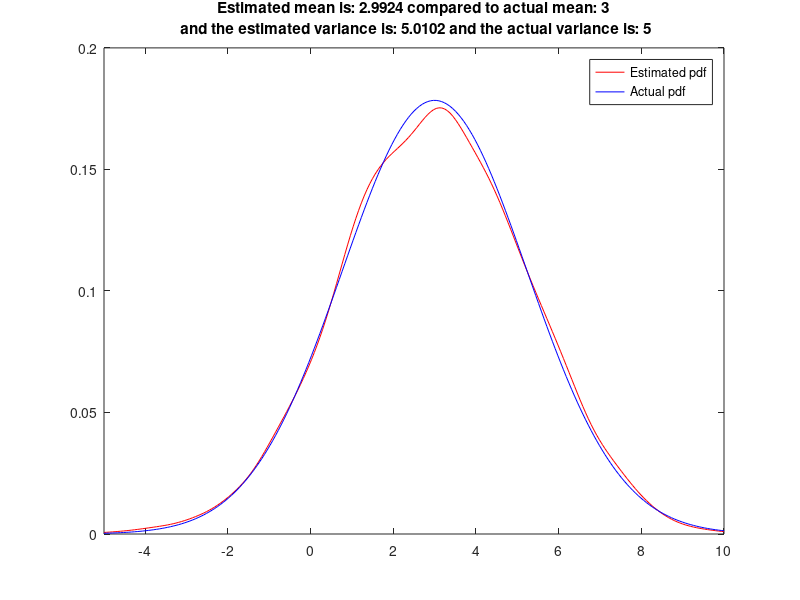
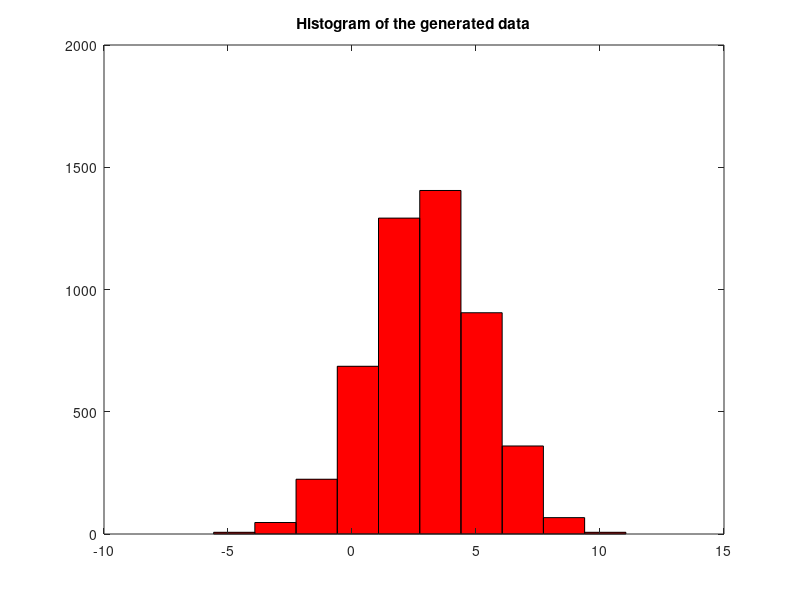
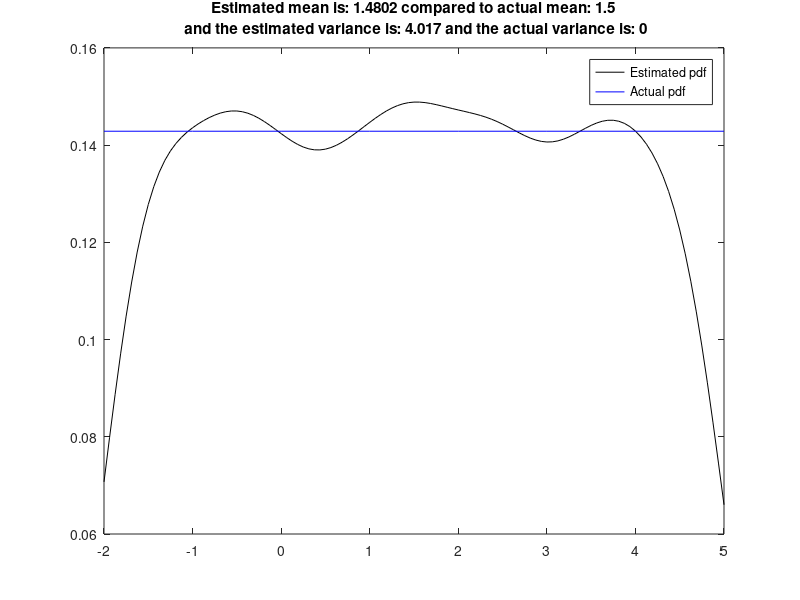
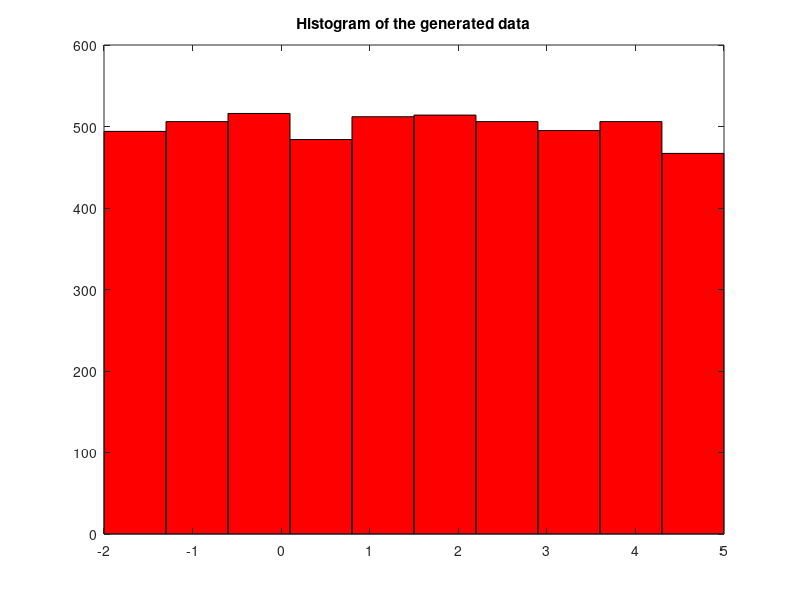

The MATLAB source for these figures, in order:
clc
clear
close all
%% for X
N=5000;
sigma=sqrt(5);
m=3;
var=5;
X=sqrt(var)*randn(N,1)+3;
% data=[X;Y]; % normal mixture with two humps
data=X;
n=length(data); % number of samples
h=std(data)*(4/3/n)^(1/5); % Silverman's rule of thumb
phi=@(x)(exp(-.5*x.^2)/sqrt(2*pi)); % normal pdf
ksden=@(x)mean(phi((x-data)/h)/h); % kernel density
M=mean(data);
V=std(data)^2;
figure,fplot(ksden,[-5 10],'r') % plot kernel density with rule of thumb 
hold on 
fplot(@(x)(1/(sqrt(2*pi)*sigma)*exp(-(x-m)^2/(2*sigma^2))),[-5,10],'b') % plot the true density
legend('Estimated pdf','Actual pdf')
title({['Estimated mean is: ',num2str(M),' compared to actual mean: ',...
    num2str(m)],[' and the estimated variance is: ',num2str(V),...
    ' and the actual variance is: ',num2str(var)]});
% kde(data); % plot kde with solve-the-equation bandwidth
figure,hist(data,10,'r'),title('Histogram of the generated data')
%% For y
N=5000;
Y=rand(N,1)*7-2;
m=(-2+5)/2;
var=0;
p=1/(5-(-2));
% data=[X;Y]; % normal mixture with two humps
data=Y;
n=length(data); % number of samples
h=std(data)*(4/3/n)^(1/5); % Silverman's rule of thumb
phi=@(x)(exp(-.5*x.^2)/sqrt(2*pi)); % normal pdf
ksden=@(x)mean(phi((x-data)/h)/h); % kernel density 
M=mean(data);
V=std(data)^2;
figure,fplot(ksden,[-2 5],'k') % plot kernel density with rule of thumb 
hold on 
fplot(@(x)p,[-2,5],'b') % plot the true density
legend('Estimated pdf','Actual pdf')
title({['Estimated mean is: ',num2str(M),' compared to actual mean: ',...
    num2str(m)],[' and the estimated variance is: ',num2str(V),...
    ' and the actual variance is: ',num2str(var)]});
% kde(data); % plot kde with solve-the-equation bandwidth
figure,hist(data,10,'r'),title('Histogram of the generated data')